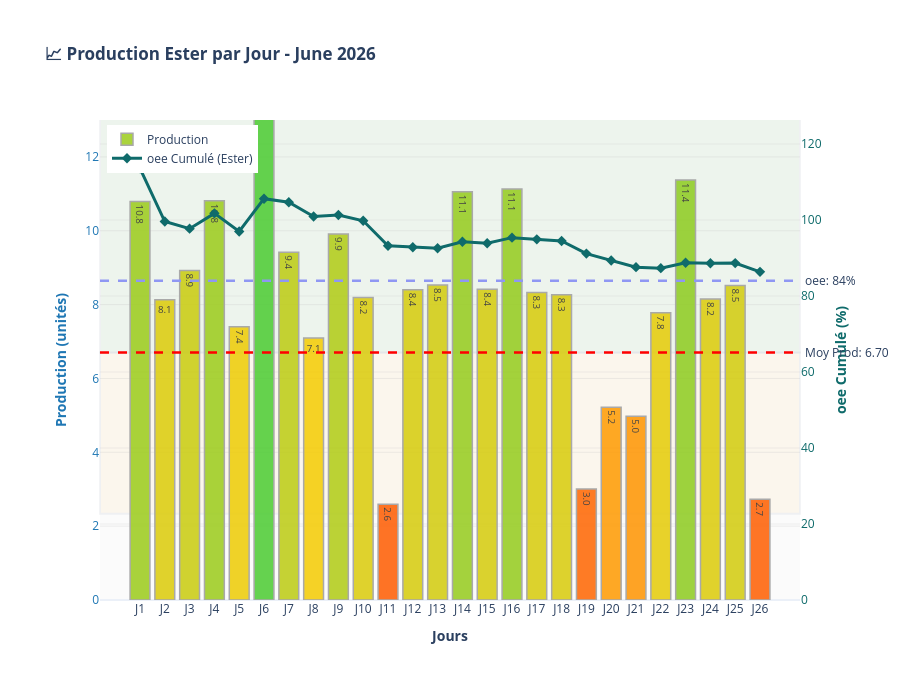

Notebook source saved alongside this figure:
### Code cell
dashboard.plot_histogramme_jours_mois_v2(mois=6, annea=2026, nom_produit='Ester', std=2)

### Figure 1 — Plotly figure (JSON) as saved in the notebook; plotly's stock layout.template omitted (floating-point values rounded to 4 significant figures)
{"data": [{"hovertemplate": "<b>Jour %{x}</b><br>Production: %{y:.2f}<extra></extra>", "marker": {"color": ["rgba(156, 204, 27, 0.85)", "rgba(220, 204, 9, 0.85)", "rgba(201, 204, 14, 0.85)", "rgba(156, 204, 27, 0.85)", "rgba(238, 204, 4, 0.85)", "rgba(76, 204, 50, 0.85)", "rgba(189, 204, 18, 0.85)", "rgba(245, 204, 2, 0.85)", "rgba(177, 204, 21, 0.85)", "rgba(219, 204, 10, 0.85)", "rgba(255, 92, 0, 0.85)", "rgba(214, 204, 11, 0.85)", "rgba(211, 204, 12, 0.85)", "rgba(150, 204, 29, 0.85)", "rgba(213, 204, 11, 0.85)", "rgba(148, 204, 29, 0.85)", "rgba(215, 204, 10, 0.85)", "rgba(217, 204, 10, 0.85)", "rgba(255, 102, 0, 0.85)", "rgba(255, 155, 0, 0.85)", "rgba(255, 149, 0, 0.85)", "rgba(229, 204, 7, 0.85)", "rgba(142, 204, 31, 0.85)", "rgba(220, 204, 9, 0.85)", "rgba(211, 204, 12, 0.85)", "rgba(255, 95, 0, 0.85)"], "line": {"color": "darkgray", "width": 1.5}}, "name": "Production", "showlegend": true, "text": ["10.8", "8.1", "8.9", "10.8", "7.4", "14.1", "9.4", "7.1", "9.9", "8.2", "2.6", "8.4", "8.5", "11.1", "8.4", "11.1", "8.3", "8.3", "3.0", "5.2", "5.0", "7.8", "11.4", "8.2", "8.5", "2.7"], "textposition": "auto", "type": "bar", "x": ["J1", "J2", "J3", "J4", "J5", "J6", "J7", "J8", "J9", "J10", "J11", "J12", "J13", "J14", "J15", "J16", "J17", "J18", "J19", "J20", "J21", "J22", "J23", "J24", "J25", "J26"], "y": [10.79, 8.134, 8.927, 10.81, 7.398, 14.13, 9.417, 7.094, 9.91, 8.191, 2.593, 8.406, 8.529, 11.06, 8.416, 11.13, 8.33, 8.267, 3.008, 5.221, 4.974, 7.778, 11.37, 8.153, 8.517, 2.728], "yaxis": "y"}, {"hovertemplate": "<b>Jour %{x}</b><br>oee Cumul: %{y:.1f}%<extra></extra>", "line": {"color": "#0F6B6B", "width": 3}, "marker": {"color": "#0F6B6B", "size": 8, "symbol": "diamond"}, "mode": "lines+markers", "name": "oee Cumulé (Ester)", "type": "scatter", "x": ["J1", "J2", "J3", "J4", "J5", "J6", "J7", "J8", "J9", "J10", "J11", "J12", "J13", "J14", "J15", "J16", "J17", "J18", "J19", "J20", "J21", "J22", "J23", "J24", "J25", "J26"], "y": [113.6, 99.6, 97.72, 101.7, 96.97, 105.6, 104.7, 100.9, 101.3, 99.8, 93.2, 92.81, 92.58, 94.28, 93.9, 95.35, 94.9, 94.47, 91.16, 89.35, 87.59, 87.33, 88.74, 88.62, 88.66, 86.35], "yaxis": "y2"}], "layout": {"annotations": [{"showarrow": false, "text": " Moy Prod: 6.70", "x": 1, "xanchor": "left", "xref": "x domain", "y": 6.7, "yanchor": "middle", "yref": "y"}, {"showarrow": false, "text": " oee: 84%", "x": 1, "xanchor": "left", "xref": "x domain", "y": 84, "yanchor": "middle", "yref": "y2"}], "height": 700, "hovermode": "x unified", "legend": {"x": 0.01, "y": 0.99}, "margin": {"b": 100, "l": 100, "r": 100, "t": 120}, "plot_bgcolor": "rgba(240, 240, 240, 0.3)", "shapes": [{"line": {"color": "red", "dash": "dash", "width": 2.5}, "type": "line", "x0": 0, "x1": 1, "xref": "x domain", "y0": 6.7, "y1": 6.7, "yref": "y"}, {"line": {"color": "#8f97F3", "dash": "dash", "width": 2.5}, "type": "line", "x0": 0, "x1": 1, "xref": "x domain", "y0": 84, "y1": 84, "yref": "y2"}, {"fillcolor": "green", "layer": "below", "opacity": 0.05, "type": "rect", "x0": 0, "x1": 1, "xref": "x domain", "y0": 6.7, "y1": 15.54, "yref": "y"}, {"fillcolor": "orange", "layer": "below", "opacity": 0.05, "type": "rect", "x0": 0, "x1": 1, "xref": "x domain", "y0": 2.334, "y1": 6.7, "yref": "y"}], "title": {"text": "<b>📈 Production Ester par Jour - June 2026</b>"}, "xaxis": {"showgrid": false, "title": {"text": "<b>Jours</b>"}}, "yaxis": {"gridcolor": "rgba(200, 200, 200, 0.3)", "gridwidth": 1, "range": [0, 13], "showgrid": true, "side": "left", "tickfont": {"color": "#1f77b4"}, "title": {"font": {"color": "#1f77b4"}, "text": "<b>Production (unités)</b>"}}, "yaxis2": {"gridcolor": "rgba(200, 200, 200, 0.3)", "gridwidth": 1, "overlaying": "y", "range": [0, 126.3], "showgrid": true, "side": "right", "tickfont": {"color": "#0F6B6B"}, "title": {"font": {"color": "#0F6B6B"}, "text": "<b>oee Cumulé (%)</b>"}}}}
